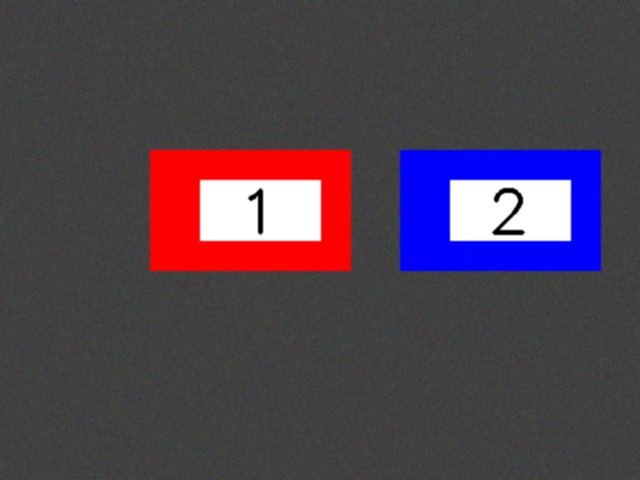
#> input picture test_images/armor.jpg, 640 x 480 px
$ python test_task5.py calibration_images/chessboard_001.jpg
#> lines starting #> are read from the running program, lines starting #| are printed output that depends on the picture; after the words box and inside, x2 and y2 are one past the last pixel; in counts of white or black regions, pixels touching at a corner belong together
### armor.py
"""
机甲大师二轮考核 - 装甲板识别与跟踪系统
完整实现所有9个题目的功能
"""

import cv2
import numpy as np
import os
from typing import Tuple, List, Optional, Dict
import json


# 题目 1：基础图像读取与预处理

def task1_image_preprocessing(image_path: str, output_dir: str = "output") -> Dict[str, np.ndarray]:
    """
    题目1：基础图像读取与预处理

    1. 使用cv2.imread读取BGR格式图像
    2. 使用cv2.cvtColor将BGR转换为RGB和GRAY
    3. 使用高斯滤波或中值滤波降低噪声
    4. 显示并保存处理后的图像

    """
    print("=" * 60)
    print("题目1：基础图像读取与预处理")
    print("=" * 60)

    os.makedirs(output_dir, exist_ok=True)

    # 1. 读取图像（BGR格式）
    img_bgr = cv2.imread(image_path)
    if img_bgr is None:
        raise FileNotFoundError(f"无法读取图像: {image_path}")

    print(f"原始图像尺寸: {img_bgr.shape}")

    # 2. BGR转RGB
    img_rgb = cv2.cvtColor(img_bgr, cv2.COLOR_BGR2RGB)

    # 3. BGR转灰度图
    img_gray = cv2.cvtColor(img_bgr, cv2.COLOR_BGR2GRAY)

    # 4. 对灰度图进行滤波处理--高斯
    # 高斯滤波参数：(5,5)是核大小，0是标准差（自动计算）
    img_blurred = cv2.GaussianBlur(img_gray, (5, 5), 0)

    # 可以备选项中值滤波
    # img_blurred = cv2.medianBlur(img_gray, 5)

    # 5. 显示图像
    cv2.imshow("原始图像 (BGR)", img_bgr)
    cv2.imshow("灰度图像", img_gray)
    cv2.imshow("模糊后的图像", img_blurred)

    # print("按任意键关闭窗口...")
    cv2.waitKey(0)
    cv2.destroyAllWindows()

    # 6. 保存处理后的图像
    blurred_path = os.path.join(output_dir, "task1_blurred.jpg")
    cv2.imwrite(blurred_path, img_blurred)
    print(f"模糊后的图像已保存至: {blurred_path}")

    return {
        "original_bgr": img_bgr,
        "rgb": img_rgb,
        "gray": img_gray,
        "blurred": img_blurred
    }

# 题目 2：颜色识别与阈值分割

# [88 lines left out: function task2_color_segmentation, not called in this run]

# 题目 3：装甲板灯条提取

def task3_light_bar_extraction(img_gray: np.ndarray, img_bgr: np.ndarray,
                               output_dir: str = "output", show_windows: bool = True) -> Dict[str, any]:
    """
    题目3：装甲板灯条提取

    1. 使用Canny边缘检测获取边缘信息
    2. 使用霍夫变换检测直线（HoughLinesP更适合检测线段）
    3. 根据灯条特征筛选直线：
       - 长度要求
       - 角度要求
       - 位置关系
    4. 将符合条件的直线合并为灯条区域
    5. 在原图上绘制检测到的灯条
    参数:
        img_gray: 灰度图像
        img_bgr: BGR格式的原始图像
        output_dir: 输出目录
        show_windows: 是否显示窗口（默认True，自动化测试时可设为False）
    """
    # print("=" * 60)
    # print("题目3：装甲板灯条提取")
    # print("=" * 60)

    if output_dir:
        os.makedirs(output_dir, exist_ok=True)

    # 1. 边缘检测
    # 参数：图像，低阈值，高阈值
    edges = cv2.Canny(img_gray, 50, 150)

    # 2. 霍夫直线检测（使用概率霍夫变换HoughLinesP）
    # 参数说明：
    #   rho: 距离分辨率（像素）
    #   theta: 角度分辨率（弧度）
    #   threshold: 累加器阈值（检测直线的最小投票数）
    #   minLineLength: 最小线段长度
    #   maxLineGap: 最大线段间隙
    lines = cv2.HoughLinesP(edges,
                            rho=1,
                            theta=np.pi / 180,
                            threshold=50,
                            minLineLength=30,
                            maxLineGap=10)

    # 3. 筛选符合灯条要求的直线
    valid_lines = []
    img_with_lines = img_bgr.copy()

    if lines is not None:
        for line in lines:
            x1, y1, x2, y2 = line[0]

            # 计算线段长
            length = np.sqrt((x2 - x1) ** 2 + (y2 - y1) ** 2)

            # 计算角度
            angle = np.arctan2(y2 - y1, x2 - x1) * 180 / np.pi
            # 标准化角度到[-90, 90]
            if angle > 90:
                angle -= 180
            elif angle < -90:
                angle += 180

            # 筛选条件：
            # - 长度大于阈值
            # - 角度接近垂直
            min_length = 30
            angle_threshold = 20  # 允许偏离垂直方向的角度

            if length > min_length and abs(abs(angle) - 90) < angle_threshold:
                valid_lines.append({
                    'line': line[0],
                    'length': length,
                    'angle': angle,
                    'center': ((x1 + x2) // 2, (y1 + y2) // 2)
                })

                # 绘制检测到的直线
                cv2.line(img_with_lines, (x1, y1), (x2, y2), (0, 255, 0), 2)

    print(f"检测到 {len(valid_lines)} 条有效灯条")

    # 4. 灯条配对（左右灯条）
    # 根据x坐标位置和角度相似性进行配对
    left_bars = []
    right_bars = []

    if len(valid_lines) >= 2:
        # 按x坐标中心点排序
        sorted_lines = sorted(valid_lines, key=lambda l: l['center'][0])

        # 简单分组：前半部分为左灯条，后半部分为右灯条
        mid_x = img_bgr.shape[1] // 2
        for line_info in sorted_lines:
            if line_info['center'][0] < mid_x:
                left_bars.append(line_info)
            else:
                right_bars.append(line_info)

    # 5. 合并灯条区域
    img_with_bars = img_bgr.copy()

    # 绘制左灯条区域
    if left_bars:
        left_points = []
        for bar in left_bars:
            x1, y1, x2, y2 = bar['line']
            left_points.extend([(x1, y1), (x2, y2)])
        if left_points:
            left_points = np.array(left_points)
            x, y, w, h = cv2.boundingRect(left_points)
            cv2.rectangle(img_with_bars, (x, y), (x + w, y + h), (255, 0, 0), 2)
            cv2.putText(img_with_bars, "Left Bar", (x, y - 10),
                        cv2.FONT_HERSHEY_SIMPLEX, 0.5, (255, 0, 0), 2)

    # 绘制右灯条区域
    if right_bars:
        right_points = []
        for bar in right_bars:
            x1, y1, x2, y2 = bar['line']
            right_points.extend([(x1, y1), (x2, y2)])
        if right_points:
            right_points = np.array(right_points)
            x, y, w, h = cv2.boundingRect(right_points)
            cv2.rectangle(img_with_bars, (x, y), (x + w, y + h), (0, 0, 255), 2)
            cv2.putText(img_with_bars, "Right Bar", (x, y - 10),
                        cv2.FONT_HERSHEY_SIMPLEX, 0.5, (0, 0, 255), 2)

    # 6. 显示结果
    if show_windows:
        cv2.imshow("边缘检测", edges)
        cv2.imshow("检测到的直线", img_with_lines)
        cv2.imshow("灯条区域", img_with_bars)

        print("按任意键关闭窗口...")
        cv2.waitKey(0)
        cv2.destroyAllWindows()

    # 7. 保存结果
    if output_dir:
        cv2.imwrite(os.path.join(output_dir, "task3_edges.jpg"), edges)
        cv2.imwrite(os.path.join(output_dir, "task3_lines.jpg"), img_with_lines)
        cv2.imwrite(os.path.join(output_dir, "task3_light_bars.jpg"), img_with_bars)

    return {
        "edges": edges,
        "valid_lines": valid_lines,
        "left_bars": left_bars,
        "right_bars": right_bars,
        "result_image": img_with_bars
    }


# 题目 4：相机标定与畸变矫正

# [261 lines left out: function task4_camera_calibration, not called in this run]


# 题目 5：装甲板数字识别

def task5_number_recognition(img_bgr: np.ndarray, left_bars: List, right_bars: List,
                             output_dir: str = "output",
                             template_dir: str = "digit_templates",
                             show_windows: bool = True) -> Dict[str, any]:
    """
    题目5：装甲板数字识别


    1. 基于灯条位置定位数字区域（两条灯条之间的区域）
    2. 对数字区域进行预处理：
       - 转换为灰度图
       - 二值化（阈值分割）
       - 形态学操作（去除噪声）
       - 尺寸归一化
    3. 模板匹配方法：
       - 准备0-9的数字模板
       - 使用cv2.matchTemplate进行模板匹配
       - 找到最佳匹配位置和置信度
    4. 在原图上绘制数字区域和识别结果

    """
    print("=" * 60)
    print("题目5：装甲板数字识别")
    print("=" * 60)

    os.makedirs(output_dir, exist_ok=True)

    # 1. 定位数字区域
    number_regions = []

    if len(left_bars) > 0 and len(right_bars) > 0:
        # 获取左灯条和右灯条的边界框
        left_points = []
        for bar in left_bars:
            x1, y1, x2, y2 = bar['line']
            left_points.extend([(x1, y1), (x2, y2)])

        right_points = []
        for bar in right_bars:
            x1, y1, x2, y2 = bar['line']
            right_points.extend([(x1, y1), (x2, y2)])

        if left_points and right_points:
            left_points = np.array(left_points)
            right_points = np.array(right_points)

            # 计算边界框
            left_x, left_y, left_w, left_h = cv2.boundingRect(left_points)
            right_x, right_y, right_w, right_h = cv2.boundingRect(right_points)

            # 数字区域在左右灯条之间
            # 考虑灯条的宽度，数字区域应该排除灯条
            number_x = left_x + left_w
            number_y = min(left_y, right_y)
            number_w = right_x - number_x
            number_h = max(left_h, right_h)

            # 确保区域有效
            if number_w > 0 and number_h > 0:
                number_regions.append({
                    'bbox': (number_x, number_y, number_w, number_h),
                    'roi': img_bgr[number_y:number_y + number_h, number_x:number_x + number_w]
                })

    if not number_regions:
        print("警告：未能定位到数字区域")
        return {"recognized_numbers": [], "result_image": img_bgr}

    # 2. 加载数字模板
    templates = {}
    if os.path.isdir(template_dir):
        for digit in range(10):
            template_path = os.path.join(template_dir, f"digit_{digit}.jpg")
            if os.path.exists(template_path):
                template = cv2.imread(template_path, cv2.IMREAD_GRAYSCALE)
                if template is not None:
                    templates[digit] = template

        if templates:
            print(f"加载了 {len(templates)} 个数字模板")

    if not templates:
        print("警告: 未找到数字模板，使用简化识别方法")

    # 3. 数字区域预处理和识别
    img_result = img_bgr.copy()
    recognized_numbers = []

    for region_info in number_regions:
        x, y, w, h = region_info['bbox']
        roi = region_info['roi']

        # 转换为灰度图
        roi_gray = cv2.cvtColor(roi, cv2.COLOR_BGR2GRAY)

        # 二值化（自适应阈值）
        _, roi_binary = cv2.threshold(roi_gray, 0, 255, cv2.THRESH_BINARY + cv2.THRESH_OTSU)

        # 形态学操作（去除小噪声）
        kernel = np.ones((3, 3), np.uint8)
        roi_binary = cv2.morphologyEx(roi_binary, cv2.MORPH_CLOSE, kernel)

        # 调整ROI大小以便匹配
        roi_resized = cv2.resize(roi_binary, (64, 64)) if roi_binary.shape != (64, 64) else roi_binary

        recognized_digit = "?"
        confidence = 0.0

        #使用模板匹配
        if templates:
            best_match = -1
            best_confidence = 0.0

            # 尝试两种二值化方向（原始和反转）
            roi_variants = [roi_resized, cv2.bitwise_not(roi_resized)]

            for roi_variant in roi_variants:
                for digit, template in templates.items():
                    # 模板匹配
                    result = cv2.matchTemplate(roi_variant, template, cv2.TM_CCOEFF_NORMED)
                    min_val, max_val, min_loc, max_loc = cv2.minMaxLoc(result)

                    if max_val > best_confidence:
                        best_confidence = max_val
                        best_match = digit

            # 降低置信度阈值，因为模拟图像可能匹配度不高
            if best_match >= 0 and best_confidence > 0.2:  # 降低阈值到0.2
                recognized_digit = str(best_match)
                confidence = best_confidence
            else:
                pass
        else:
            # 简化方法：基于轮廓特征
            contours, _ = cv2.findContours(roi_binary, cv2.RETR_EXTERNAL, cv2.CHAIN_APPROX_SIMPLE)

            if contours:
                largest_contour = max(contours, key=cv2.contourArea)
                x_cont, y_cont, w_cont, h_cont = cv2.boundingRect(largest_contour)
                aspect_ratio = w_cont / h_cont if h_cont > 0 else 0

                # 简单的形状特征匹配
                if aspect_ratio > 0.8 and aspect_ratio < 1.2:
                    recognized_digit = "0"
                    confidence = 0.6
                elif aspect_ratio < 0.5:
                    recognized_digit = "1"
                    confidence = 0.6
                else:
                    recognized_digit = "?"
                    confidence = 0.3

        recognized_numbers.append({
            'digit': recognized_digit,
            'confidence': confidence,
            'bbox': (x, y, w, h)
        })

        # 在原图上绘制结果
        cv2.rectangle(img_result, (x, y), (x + w, y + h), (0, 255, 0), 2)
        cv2.putText(img_result, f"{recognized_digit} ({confidence:.2f})",
                    (x, y - 10), cv2.FONT_HERSHEY_SIMPLEX, 0.7, (0, 255, 0), 2)

    # 5. 显示结果
    if show_windows:
        cv2.imshow("数字识别结果", img_result)
        print("按任意键关闭窗口...")
        cv2.waitKey(0)
        cv2.destroyAllWindows()

    # 保存结果
    if output_dir:
        cv2.imwrite(os.path.join(output_dir, "task5_number_recognition.jpg"), img_result)

    print(f"识别到 {len(recognized_numbers)} 个数字区域")
    for num_info in recognized_numbers:
        print(f"  数字: {num_info['digit']}, 置信度: {num_info['confidence']:.2f}")

    return {
        "recognized_numbers": recognized_numbers,
        "result_image": img_result
    }

# 题目 6：装甲板轮廓匹配与识别

# [693 lines left out: functions task6_armor_detection, task7_pose_estimation, task8_object_tracking, task9_comprehensive_system, main, not called in this run]


# [2 lines that do not run on import are left out]

### test_task5.py
"""
测试第五题：装甲板数字识别
"""

import cv2
import numpy as np
import os
from armor import task1_image_preprocessing, task3_light_bar_extraction, task5_number_recognition

def test_task5():
    """测试题目5的功能"""

    print("=" * 80)
    print("第五题：装甲板数字识别测试")
    print("=" * 80)

    image_path = "test_images/armor.jpg"
    output_dir = "output"
    template_dir = "digit_templates"

    # 检查文件
    if not os.path.exists(image_path):
        print(f"错误：测试图像不存在: {image_path}")
        return

    if not os.path.isdir(template_dir):
        print(f"警告：数字模板目录不存在: {template_dir}")
        print("将使用简化识别方法")

    try:
        # 1. 图像预处理
        print("\n步骤1: 图像预处理")
        result1 = task1_image_preprocessing(image_path, output_dir)
#> in task1_image_preprocessing, img_bgr is the input picture: shape (480, 640, 3); mean B, G, R 79.8, 66, 79.9
#| 原始图像尺寸: (480, 640, 3)
#> in task1_image_preprocessing, `img_gray = cv2.cvtColor(img_bgr, cv2.COLOR_BGR2GRAY)`:
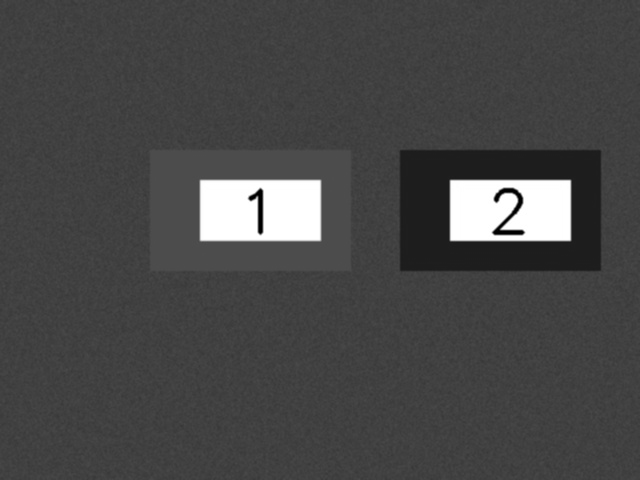
#> img_gray: shape (480, 640); min 0, max 255, mean 71.7
#> result1 = 4 items
        img_gray = result1["gray"]
        img_bgr = result1["original_bgr"]

        # 2. 灯条提取
        print("\n步骤2: 灯条提取")
        result3 = task3_light_bar_extraction(img_gray, img_bgr, output_dir, show_windows=False)
#> in task3_light_bar_extraction, `edges = cv2.Canny(img_gray, 50, 150)`:
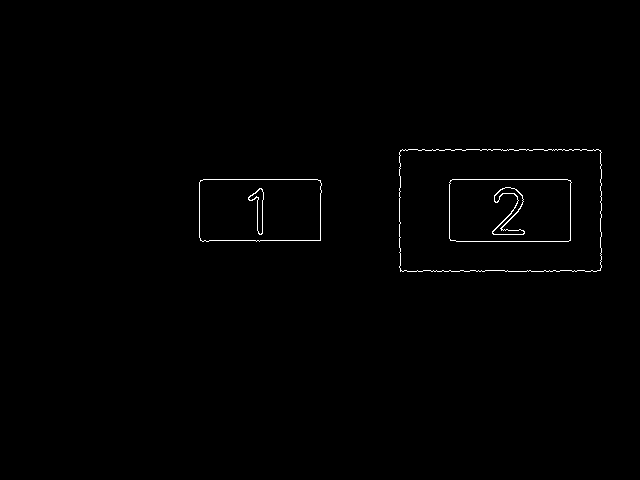
#> edges: shape (480, 640); 0.57% white in thin lines or dots, all inside (x1, y1, x2, y2) = (199, 149, 602, 272)
#> in task3_light_bar_extraction, `lines = cv2.HoughLinesP(edges, rho=1, theta=np.pi / 180, threshold=50,..`: lines = 16 rows, first 6: [452, 179, 567, 179], [402, 149, 598, 149], [400, 271, 484, 271], [456, 241, 568, 241], [200, 240, 320, 240], [400, 270, 507, 270]
#> the loop in task3_light_bar_extraction, `for line in lines:` made 16 passes
#> (x1, y1, x2, y2, length, angle) on passes 1 to 8: (452, 179, 567, 179, 115, 0), (402, 149, 598, 149, 196, 0), (400, 271, 484, 271, 84, 0), (456, 241, 568, 241, 112, 0), (200, 240, 320, 240, 120, 0), (400, 270, 507, 270, 107, 0), (400, 150, 465, 150, 65, 0), (399, 252, 399, 188, 64, -90)
#> after the loop in task3_light_bar_extraction, `for line in lines:`:
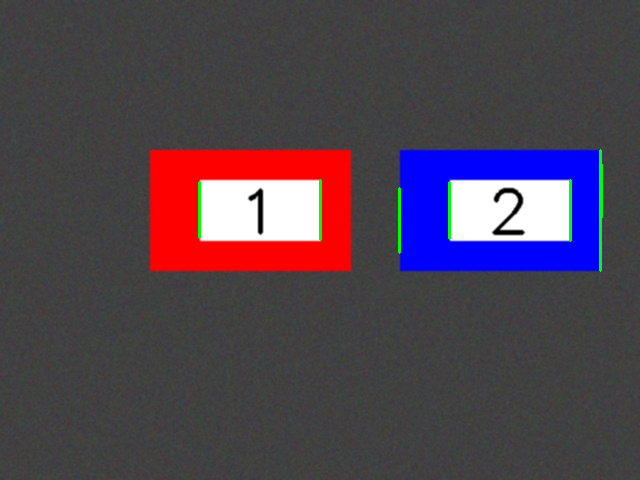
#> img_with_lines: shape (480, 640, 3); 0.43% of pixels changed, all inside (x1, y1, x2, y2) = (198, 149, 603, 272)
#> after the loop in task3_light_bar_extraction, `for line in lines:`: valid_lines = 7 items
#| 检测到 7 条有效灯条
#> the loop in task3_light_bar_extraction, `for line_info in sorted_lines:` made 7 passes
#> after the loop in task3_light_bar_extraction, `for line_info in sorted_lines:`: left_bars = 1 item; right_bars = 6 items
#> the loop in task3_light_bar_extraction, `for bar in left_bars:` made 1 pass
#> (x1, y1, x2, y2) on pass 1: (199, 237, 199, 182)
#> after the loop in task3_light_bar_extraction, `for bar in left_bars:`: left_points = [(199, 237), (199, 182)]
#> in task3_light_bar_extraction, `left_points = np.array(left_points)`: left_points = [[199, 237], [199, 182]]
#> in task3_light_bar_extraction, `x, y, w, h = cv2.boundingRect(left_points)`: x = 199; y = 182; w = 1; h = 56
#> the loop in task3_light_bar_extraction, `for bar in right_bars:` made 6 passes
#> (x1, y1, x2, y2) on passes 1 to 6: (320, 239, 320, 180), (399, 252, 399, 188), (449, 238, 449, 182), (570, 240, 570, 180), (600, 270, 600, 150), (601, 217, 601, 164)
#> after the loop in task3_light_bar_extraction, `for bar in right_bars:`: right_points = [(320, 239), (320, 180), (399, 252), (399, 188), (449, 238), (449, 182), (570, 240), (570, 180), (600, 270), (600, 150), (601, 217), (601, 164)]
#> in task3_light_bar_extraction, `right_points = np.array(right_points)`: right_points = [[320, 239], [320, 180], [399, 252], [399, 188], [449, 238], [449, 182], [570, 240], [570, 180], [600, 270], [600, 150], [601, 217], [601, 164]]
#> in task3_light_bar_extraction, `x, y, w, h = cv2.boundingRect(right_points)`: x = 320; y = 150; w = 282; h = 121
#> in task3_light_bar_extraction, `cv2.putText(img_with_bars, "Right Bar", (x, y - 10), cv2.FONT_HERSHEY_..`:
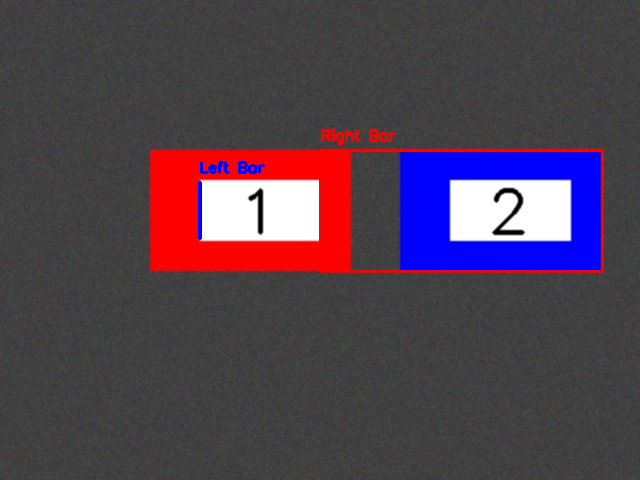
#> img_with_bars: shape (480, 640, 3); mean B, G, R 79.2, 65.4, 81.1
#> result3 = 5 items
        left_bars = result3["left_bars"]
#> left_bars = 1 item
        right_bars = result3["right_bars"]
#> right_bars = 6 items

        print(f"检测到左灯条: {len(left_bars)}, 右灯条: {len(right_bars)}")
#| 检测到左灯条: 1, 右灯条: 6

        if len(left_bars) == 0 or len(right_bars) == 0:
            print("警告: 未能检测到足够的灯条，数字识别可能失败")

        # 3. 数字识别
        print("\n步骤3: 数字识别")
        result5 = task5_number_recognition(
            img_bgr,
            left_bars,
            right_bars,
            output_dir=output_dir,
            template_dir=template_dir,
            show_windows=False
        )
#> the loop in task5_number_recognition, `for bar in left_bars:` made 1 pass
#> after the loop in task5_number_recognition, `for bar in left_bars:`: left_points = [(199, 237), (199, 182)]
#> the loop in task5_number_recognition, `for bar in right_bars:` made 6 passes
#> after the loop in task5_number_recognition, `for bar in right_bars:`: right_points = [(320, 239), (320, 180), (399, 252), (399, 188), (449, 238), (449, 182), (570, 240), (570, 180), (600, 270), (600, 150), (601, 217), (601, 164)]
#> in task5_number_recognition, `left_points = np.array(left_points)`: left_points = [[199, 237], [199, 182]]
#> in task5_number_recognition, `right_points = np.array(right_points)`: right_points = [[320, 239], [320, 180], [399, 252], [399, 188], [449, 238], [449, 182], [570, 240], [570, 180], [600, 270], [600, 150], [601, 217], [601, 164]]
#> in task5_number_recognition, `left_x, left_y, left_w, left_h = cv2.boundingRect(left_points)`: left_x = 199; left_y = 182; left_w = 1; left_h = 56
#> in task5_number_recognition, `right_x, right_y, right_w, right_h = cv2.boundingRect(right_points)`: right_x = 320; right_y = 150; right_w = 282; right_h = 121
#> in task5_number_recognition, `number_x = left_x + left_w`: number_x = 200
#> in task5_number_recognition, `number_y = min(left_y, right_y)`: number_y = 150
#> in task5_number_recognition, `number_w = right_x - number_x`: number_w = 120
#> in task5_number_recognition, `number_h = max(left_h, right_h)`: number_h = 121
#> the loop in task5_number_recognition, `for region_info in number_regions:` made 1 pass
#> (x, y, w, h, kernel, recognized_digit, confidence, largest_contour) on pass 1: (200, 150, 120, 121, [[1, 1, 1], [1, 1, 1], [1, 1, 1]], '?', 0.3, [[0, 30], [0, 90], [119, 90], [119, 30]])
#> pass 1, in task5_number_recognition, `roi = region_info['roi']`:
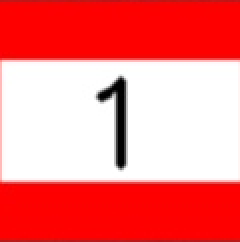
#> roi: shape (121, 120, 3) (shown 2 times larger); mean of channels 0, 1, 2 124.1, 124, 247.6; drawn as B, G, R
#> (the rest of the program and of its run is left out)
